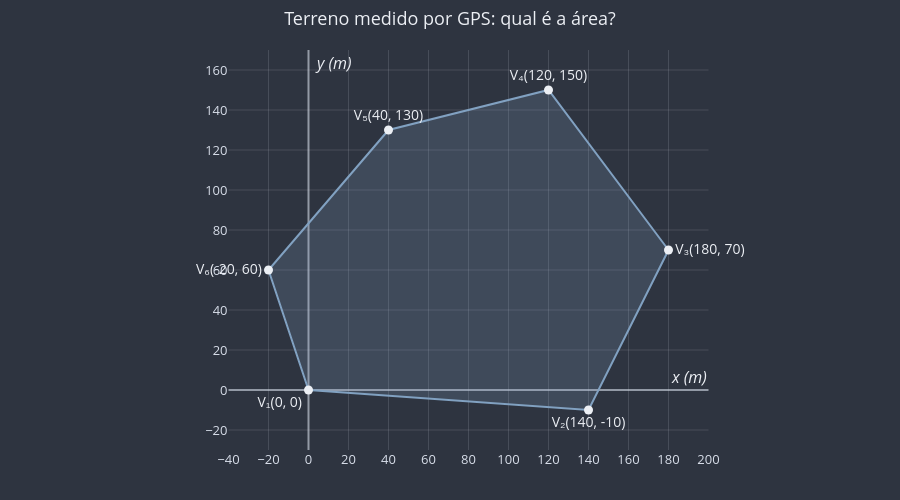

Write notebook code for a chart like this one.
### Markdown cell above
## Quanto mede este terreno?

Quando um terreno é medido hoje em dia, ninguém sai com uma trena gigante esticando fitas pelo mato. Um técnico caminha até cada **canto** do terreno com um aparelho de GPS e anota as coordenadas. O resultado é uma lista de pontos, como esta (em metros, com a origem num marco escolhido pelo técnico):

| Canto | $x$ (m) | $y$ (m) |
|---|---|---|
| $V_1$ | 0 | 0 |
| $V_2$ | 140 | −10 |
| $V_3$ | 180 | 70 |
| $V_4$ | 120 | 150 |
| $V_5$ | 40 | 130 |
| $V_6$ | −20 | 60 |

E o programa do computador devolve, na hora, a área do terreno.

O terreno é um hexágono torto: não é regular, não tem lados paralelos, não tem ângulos retos. Nenhuma fórmula pronta do módulo 04 se aplica diretamente. Você poderia dividi-lo em triângulos, medir bases e alturas... mas o computador não "vê" o desenho, só tem a tabela.

**Como ele calcula a área usando apenas esses doze números?** No fim deste notebook você vai escrever o programa que faz isso.

### Code cell
# Os cantos do terreno, na ordem em que o técnico caminhou (em metros)
TERRENO = [(0, 0), (140, -10), (180, 70), (120, 150), (40, 130), (-20, 60)]
NOMES_DO_TERRENO = ["V₁", "V₂", "V₃", "V₄", "V₅", "V₆"]
# Onde escrever o nome de cada canto, do lado de fora do terreno
POSICOES_DOS_NOMES = [
    "bottom left", "bottom center", "middle right", "top center", "top center", "middle left",
]


def desenhar_terreno(titulo: str):
    """Desenha o terreno com os cantos e as coordenadas de cada um."""
    fig = uga.criar_plano_cartesiano(
        titulo=titulo, x_min=-40, x_max=200, y_min=-30, y_max=170,
        rotulo_x="x (m)", rotulo_y="y (m)", passo=20,
    )
    fig = uga.desenhar_poligono(fig, TERRENO, cor=uga.CORES["solido"])
    for canto, nome, posicao in zip(TERRENO, NOMES_DO_TERRENO, POSICOES_DOS_NOMES):
        fig = uga.desenhar_ponto(
            fig, canto, rotulo=nome, mostrar_coordenadas=True, posicao_rotulo=posicao
        )
    return fig


uga.mostrar(desenhar_terreno("Terreno medido por GPS: qual é a área?"))

### Figure 1 — Plotly figure (JSON) as saved in the notebook; plotly's stock layout.template omitted (floating-point values rounded to 4 significant figures)
{"data": [{"fill": "toself", "fillcolor": "rgba(129, 161, 193, 0.2)", "hoverinfo": "skip", "line": {"color": "#81A1C1", "width": 2}, "mode": "lines", "showlegend": false, "type": "scatter", "x": [0, 140, 180, 120, 40, -20, 0], "y": [0, -10, 70, 150, 130, 60, 0]}, {"cliponaxis": false, "hovertemplate": "V₁(0, 0)<extra></extra>", "marker": {"color": "#ECEFF4", "size": 9}, "mode": "markers+text", "showlegend": false, "text": ["V₁(0, 0)"], "textfont": {"color": "#ECEFF4", "size": 14}, "textposition": "bottom left", "type": "scatter", "x": [0], "y": [0]}, {"cliponaxis": false, "hovertemplate": "V₂(140, -10)<extra></extra>", "marker": {"color": "#ECEFF4", "size": 9}, "mode": "markers+text", "showlegend": false, "text": ["V₂(140, -10)"], "textfont": {"color": "#ECEFF4", "size": 14}, "textposition": "bottom center", "type": "scatter", "x": [140], "y": [-10]}, {"cliponaxis": false, "hovertemplate": "V₃(180, 70)<extra></extra>", "marker": {"color": "#ECEFF4", "size": 9}, "mode": "markers+text", "showlegend": false, "text": ["V₃(180, 70)"], "textfont": {"color": "#ECEFF4", "size": 14}, "textposition": "middle right", "type": "scatter", "x": [180], "y": [70]}, {"cliponaxis": false, "hovertemplate": "V₄(120, 150)<extra></extra>", "marker": {"color": "#ECEFF4", "size": 9}, "mode": "markers+text", "showlegend": false, "text": ["V₄(120, 150)"], "textfont": {"color": "#ECEFF4", "size": 14}, "textposition": "top center", "type": "scatter", "x": [120], "y": [150]}, {"cliponaxis": false, "hovertemplate": "V₅(40, 130)<extra></extra>", "marker": {"color": "#ECEFF4", "size": 9}, "mode": "markers+text", "showlegend": false, "text": ["V₅(40, 130)"], "textfont": {"color": "#ECEFF4", "size": 14}, "textposition": "top center", "type": "scatter", "x": [40], "y": [130]}, {"cliponaxis": false, "hovertemplate": "V₆(-20, 60)<extra></extra>", "marker": {"color": "#ECEFF4", "size": 9}, "mode": "markers+text", "showlegend": false, "text": ["V₆(-20, 60)"], "textfont": {"color": "#ECEFF4", "size": 14}, "textposition": "middle left", "type": "scatter", "x": [-20], "y": [60]}], "layout": {"annotations": [{"font": {"color": "#ECEFF4", "size": 16}, "showarrow": false, "text": "<i>x (m)</i>", "x": 200, "xanchor": "right", "y": 0, "yanchor": "bottom"}, {"font": {"color": "#ECEFF4", "size": 16}, "showarrow": false, "text": "<i>y (m)</i>", "x": 0, "xanchor": "left", "xshift": 4, "y": 170, "yanchor": "top"}], "font": {"color": "#ECEFF4", "size": 13}, "height": 500, "hoverlabel": {"bgcolor": "#3B4252", "font": {"color": "#ECEFF4"}}, "hovermode": "closest", "margin": {"b": 50, "l": 60, "r": 20, "t": 50}, "paper_bgcolor": "#2E3440", "plot_bgcolor": "#2E3440", "showlegend": false, "title": {"text": "Terreno medido por GPS: qual é a área?", "x": 0.5}, "xaxis": {"color": "#D8DEE9", "constrain": "domain", "dtick": 20, "gridcolor": "rgba(216, 222, 233, 0.15)", "range": [-40, 200], "showgrid": true, "zeroline": true, "zerolinecolor": "rgba(216, 222, 233, 0.6)", "zerolinewidth": 2}, "yaxis": {"color": "#D8DEE9", "constrain": "domain", "dtick": 20, "gridcolor": "rgba(216, 222, 233, 0.15)", "range": [-30, 170], "scaleanchor": "x", "scaleratio": 1, "showgrid": true, "zeroline": true, "zerolinecolor": "rgba(216, 222, 233, 0.6)", "zerolinewidth": 2}}}
